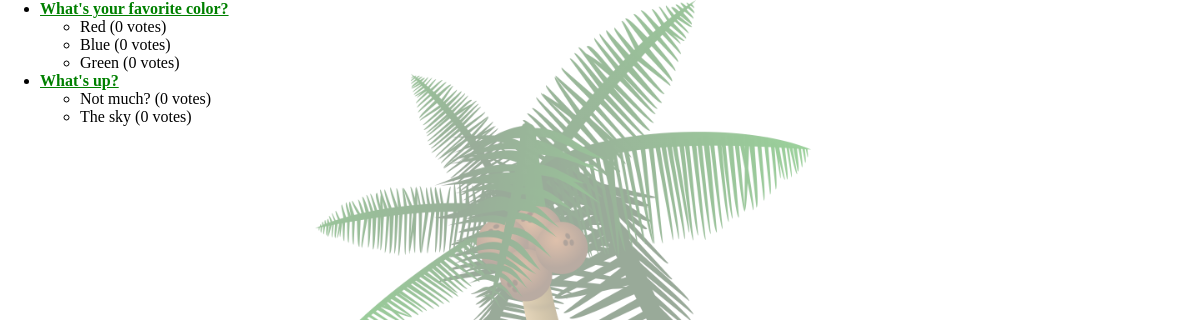
The page /polls/ on the database as committed earlier.
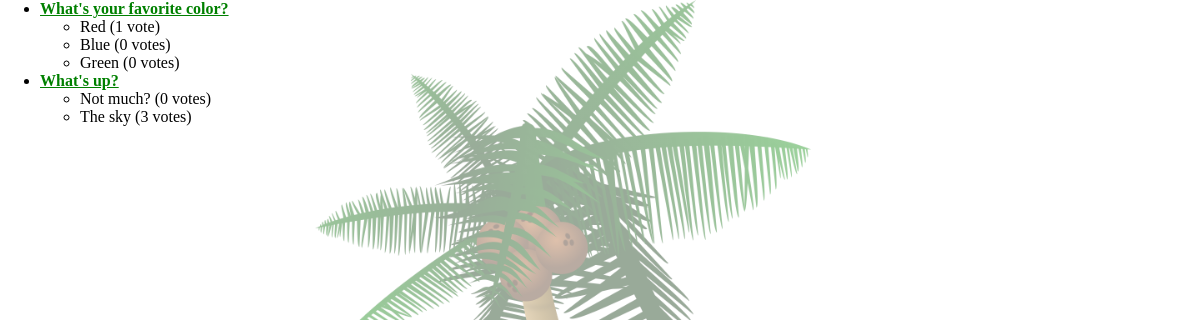
The same page on the database as committed later.
### polls/models.py (models this page shows, shortened)
class Question(models.Model):
    question_text = models.CharField(max_length = 200)
    pub_date = models.DateTimeField('date published')

class Choice(models.Model):
    question = models.ForeignKey(Question, on_delete=models.CASCADE)
    choice_text = models.CharField(max_length=200)
    votes = models.IntegerField(default=0)

### polls/views.py (the view)
# urls.py: path("", views.IndexView.as_view(), name="index"),
class IndexView(generic.ListView):
    template_name = "polls/index.html"
    context_object_name = "latest_question_list"
    def get_queryset(self):
        return Question.objects.filter(pub_date__lte=timezone.now()).order_by("-pub_date")[
            :5
        ]
        """Return the last five published questions."""

### polls/templates/polls/index.html (shortened to what this page needs)
{% load static %}
<link rel="stylesheet" href="{% static 'polls/style.css' %}">
{% if latest_question_list %}
<ul>
    {% for question in latest_question_list %}
    <li>
        <strong>
            <a href="{% url 'polls:detail' question.id %}">{{ question.question_text }}</a>
        </strong>
        {% if question.choice_set.all %}
        <ul>
            {% for choice in question.choice_set.all %}
            <li>{{ choice.choice_text }} ({{ choice.votes }} vote{{ choice.votes|pluralize }})</li>
            {% endfor %}
        </ul>
        {% else %}
        <p>No choices available for this question.</p>
        {% endif %}
    </li>
    {% endfor %}
</ul>
{% else %}
<p>No polls are available.</p>
{% endif %}

### polls/static/polls/style.css (style rules this page uses)
li a { color: green; }

Rows that differ between the two databases and show on the page:
changed Choice "Red": votes "0" → "1"
changed Choice "The sky": votes "0" → "3"
